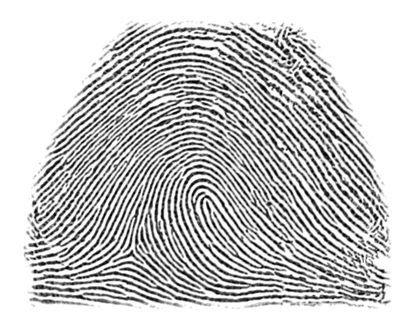
%> input picture DATASET/01.bmp, 420 x 330 px, shrunk from 712 x 560 before the run
$ octave main_referencePoints.m   (GNU Octave 9; MATLAB toolbox functions it lacks are replaced by stand-ins)
%> lines starting %> are read from the running program, lines starting %| are printed output that depends on the picture; in (x1, y1, x2, y2) boxes, pixels count from 0 and x2, y2 are one past the last pixel; in counts of white or black regions, pixels touching at a corner belong together; the program's own positions count from 1
%> the answer given: DATASET
%> further down, fingerprint is the input picture: size 330x420 uint8; min 0, max 255, mean 198.9
### normalize.m
function n = normalize(im)

    % Verifica se a imagem foi convertida de uint8 para double.
    % Em caso negativo realiza a conversao.
	if ~isa(im,'double')
        im = double(im);
	end

    % Normaliza para media zero e desvio padrao unitario
	n = im - mean(im(:));
	n = n/std(im(:));

return

### stddvim.m
function imagemstdv = stddvim(imagem, blksze);
%> called with blksze = 16

coder.extrinsic('std2');
%> (this line was passed over: coder is not available in this run)

% Determina dimensoes da imagem
[L, C] = size(imagem);
%> L = 330; C = 420

% Ajusta a dimensao da imagem, inserindo zeros, de maneira a gerar um numero
% inteiro de sub-blocos de dimensao blksze
[ImagemN, numBlocosL, numBlocosC]  = inserezeros(imagem, blksze);

% Processa a imagem sub-bloco a sub-bloco, de blksze pixels, trocando os
% elementos do sub-bloco pelo desvio padrao do subbloco
for i=0:(numBlocosL-1)
    for j=0:(numBlocosC-1)
        LimL = (i*blksze+1):((i+1)*blksze);
        LimC = (j*blksze+1):((j+1)*blksze);
        desviopadrao = std2(ImagemN(LimL, LimC));
        vector1(i * numBlocosC + j + 1) = desviopadrao;
        ImagemN(LimL, LimC) = desviopadrao;
    end
end

% Retorna uma imagem com a mesma dimensao de imagem
imagemstdv = ImagemN(1:L, 1:C);


return

### inserezeros.m
function [zeroIm, numBlocosL, numBlocosC] = inserezeros(imOrig, blksze)
%> called with blksze = 16

% Funcao que, dadas a imagem original imOrig e a dimensao do sub-bloco
% blksze, insere zeros para que imagem contenha um numero inteiro de
% sub-blocos.

% Determina as dimensoes de imOrig
[L, C] = size(imOrig);
%> L = 330; C = 420

% Determina num inteiro de sub-blocos para a imagem
numBlocosL = ceil(L/blksze);
%> numBlocosL = 21
numBlocosC = ceil(C/blksze);
%> numBlocosC = 27

% Determina a nova dimensao para a imagem, baseando-se no numero de
% sub-bloco
numL = blksze*numBlocosL;
%> numL = 336
numC = blksze*numBlocosC;
%> numC = 432

% Cria uma imagem com a dimensao e a cor de fundo necessarios
zeroIm = max(max(imOrig))*ones(numL, numC);
%> zeroIm: size 336x432 double; every value is 0.735

% Insere a imOrig dentro de zeroIm
zeroIm(1:L, 1:C) = imOrig;
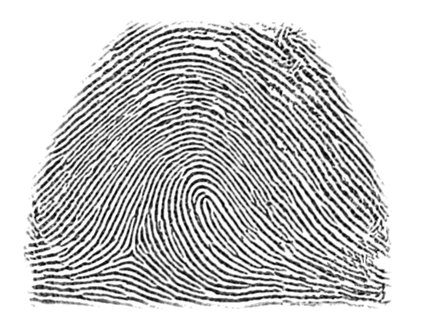
%> zeroIm: size 336x432 double; min -2.6, max 0.735, mean 0.0332; drawn with min black and max white

return

### segmentRidge.m
function [normim, mask, maskind] = segmentRidge(im, blksze)

    % Determina o limiar de corte para geraçao da mascara
    thresh = 0.1;

    % Normaliza a imagem para que tenha media 0 e desvio padrao 1
    im = normalize(im);

    % Gera uma imagem onde cada elemento de um sub-bloco de dimensoes blksze eh substituido
    % pelo desvio padrao do sub-bloco
    desvpadrim = stddvim(im, blksze);
%> in stddvim, `[ImagemN, numBlocosL, numBlocosC]  = inserezeros(imagem, blksze);`: numBlocosL = 21; numBlocosC = 27
%> the loop in stddvim, `for i=0:(numBlocosL-1)` made 21 passes
%> after the loop in stddvim, `for i=0:(numBlocosL-1)`:
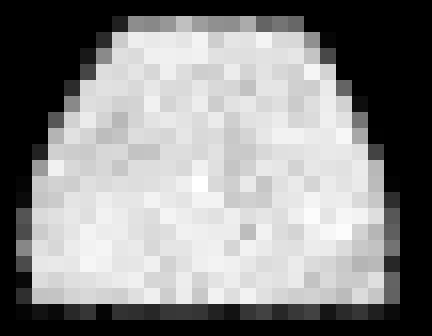
%> ImagemN: size 336x432 double; min 1.56e-15, max 1.19, mean 0.643; drawn with min black and max white
%> after the loop in stddvim, `for i=0:(numBlocosL-1)`: vector1 = 567 values, max 1.19 at index 310, min 1.56e-15 at index 1, mean 0.643
%> in stddvim, `imagemstdv = ImagemN(1:L, 1:C);`:
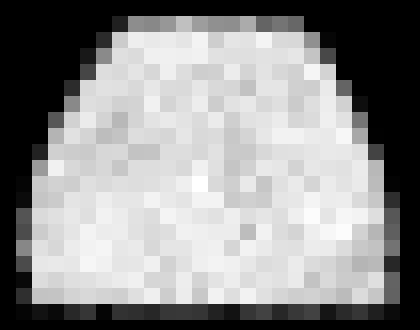
%> imagemstdv: size 330x420 double; min 1.56e-15, max 1.19, mean 0.673; drawn with min black and max white

    % Gera uma mascara para identificar as regioes onde o desvio padrao
    % local e inferior a um determinado limiar
    mask = desvpadrim  > thresh;
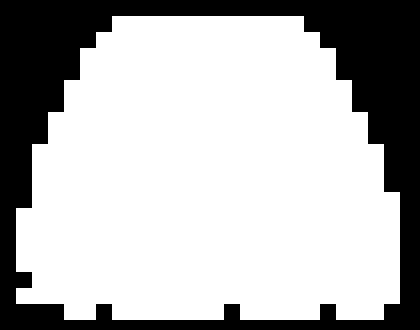
%> mask: size 330x420 logical; 70.7% white; 1 black region, box (x1, y1, x2, y2) and area: (0, 0, 420, 330) 40552

    % Identifica os indices onde a mascara é 1
    maskind = find(mask);
%> maskind = 98048 values from 5489 to 131974

    % Com o auxilio da mascara, renormaliza apenas as regioes onde ha
    % franjas para media 0 e desvio padrao 1
    im = im - mean(im(maskind));
    normim = im/std(im(maskind));

return


### extractDirecional.m
function [orientim, mask, freq, newim, binim] = extractDirecional(fingerprint, blksze);

    % Normaliza a imagem
    [normim, mask] = segmentRidge(fingerprint, blksze);

    % Determinar a orientacao
    orientim = orientfranja(normim);

    % Ridge Frequency
    blksze = 32;
    [freq, medfreq] = freqRidge(normim, mask, orientim, blksze);
    freq = medfreq.*mask;

    keyboard

    % Apply filter
    newim = filterRidge(normim, orientim, freq, medfreq, mask);

    % Binarize image
    binim = newim > -1;

return


### orientfranja.m
function orientim = orientfranja(im)

    % Carrega os filtros gaussianos Input.f1 (e gradientes Input.f1x e Input.f1y), Input.f2 e Input.f3;
%> the run ends on the next line
    Input = coder.load ('orientfiltros.mat', 'f1', 'f1x', 'f1y', 'f2', 'f3');

    % Filtra a imagem com o gradiente do filtro Input.f1 em x, ou seja, Input.f1x
    Gx = filter2(Input.f1x, im, 'same'); % Gradient da imagem em x

    % Filtra a imagem com o gradiente do filtro Input.f1 em y, ou seja, Input.f1y
    Gy = filter2(Input.f1y, im, 'same'); % Gradient da imagem em y

    % Estimate the local orientation of each block by finding the axis
    % orientation that minimises the area moment.

    Gxx = Gx.^2;       % Momentos
    Gxy = Gx.*Gy;
    Gyy = Gy.^2;

    % Filtra Gxx, Gxy e Gyy com o filtro gaussiano 2
    Gxx = filter2(Input.f2, Gxx);  % Momentos suavizados
    Gxy = 2*filter2(Input.f2, Gxy);
    Gyy = filter2(Input.f2, Gyy);

    % Determina sin2theta e cos2theta
    denom = sqrt(Gxy.^2 + (Gxx - Gyy).^2);
    sin2theta = Gxy./denom;
    cos2theta = (Gxx-Gyy)./denom;

    % Filtra sin2theta e cos2theta com o filtro gaussiano 3
    cos2theta = filter2(Input.f3, cos2theta); % Senos e cossenos do dobro do angulo suavizados
    sin2theta = filter2(Input.f3, sin2theta);

    % Determina a orienta鏰o a partir de sin2thera e cos2theta
    orientim = pi/2 + atan2(sin2theta,cos2theta)/2;

return

### main_referencePoints.m
%%%%%%%%%%%%%%%%%%%%%%%%%%%%%%%%%%%%%%%%%%%%%%%%%%%%
% Alexandre Zaghetto                               %
% zaghetto@unb.br                                  %
% University of Bras韑ia                           %
% Department of Computer Science                   %
% Laboratory of Images, Signals and Acoustics      %
%%%%%%%%%%%%%%%%%%%%%%%%%%%%%%%%%%%%%%%%%%%%%%%%%%%%
% Reference Point Estimation.                      %
%%%%%%%%%%%%%%%%%%%%%%%%%%%%%%%%%%%%%%%%%%%%%%%%%%%%

% Prepare environment
clc;
clear all
close all

% Show results
verbose = 1;

% Debug
debug_code = 1;

A = 0;

% Orientation image
orientMAT = [];

% Counter
cont = 1;

% Select image folder
PATHNAME = uigetdir([], 'Select image folder');
imgs = dir(PATHNAME);

% Mumber of images
Nimg = length(imgs);

% Process each image
for i=3:Nimg

    % Open fingerprint
    fingerprint = imread([PATHNAME '\' imgs(i).name]);

    % Direction image
    blksize = 16;
    [orientim, mask, freq, newim, binim] = extractDirecional(fingerprint, blksize);
